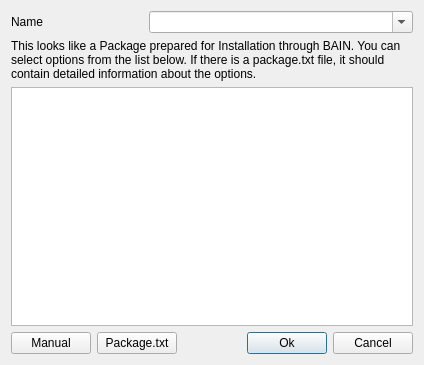
<?xml version="1.0" encoding="UTF-8"?>
<ui version="4.0">
 <class>BainComplexInstallerDialog</class>
 <widget class="QDialog" name="BainComplexInstallerDialog">
  <property name="geometry">
   <rect>
    <x>0</x>
    <y>0</y>
    <width>424</width>
    <height>365</height>
   </rect>
  </property>
  <property name="windowTitle">
   <string>BAIN Package Installer</string>
  </property>
  <layout class="QVBoxLayout" name="verticalLayout">
   <item>
    <layout class="QHBoxLayout" name="horizontalLayout_2" stretch="1,2">
     <item>
      <widget class="QLabel" name="label">
       <property name="text">
        <string>Name</string>
       </property>
      </widget>
     </item>
     <item>
      <widget class="QComboBox" name="nameCombo">
       <property name="editable">
        <bool>true</bool>
       </property>
      </widget>
     </item>
    </layout>
   </item>
   <item>
    <widget class="QLabel" name="label_2">
     <property name="text">
      <string>This looks like a Package prepared for Installation through BAIN. You can select options from the list below. If there is a package.txt file, it should contain detailed information about the options.</string>
     </property>
     <property name="wordWrap">
      <bool>true</bool>
     </property>
    </widget>
   </item>
   <item>
    <widget class="QListWidget" name="optionsList">
     <property name="toolTip">
      <string>Components of this package.</string>
     </property>
     <property name="whatsThis">
      <string>Components of this package.
If there is a component called &quot;00 Core&quot; it is usually required. Options are ordered by priority as set up by the author.</string>
     </property>
    </widget>
   </item>
   <item>
    <layout class="QHBoxLayout" name="horizontalLayout">
     <item>
      <widget class="QPushButton" name="manualBtn">
       <property name="toolTip">
        <string>Opens a Dialog that allows custom modifications.</string>
       </property>
       <property name="whatsThis">
        <string>Opens a Dialog that allows custom modifications.</string>
       </property>
       <property name="text">
        <string>Manual</string>
       </property>
       <property name="autoDefault">
        <bool>false</bool>
       </property>
      </widget>
     </item>
     <item>
      <widget class="QPushButton" name="packageBtn">
       <property name="toolTip">
        <string>The package.txt is often part of BAIN packages and contains details about the options available.</string>
       </property>
       <property name="whatsThis">
        <string>The package.txt is often part of BAIN packages and contains details about the options available.</string>
       </property>
       <property name="text">
        <string notr="true">Package.txt</string>
       </property>
       <property name="autoDefault">
        <bool>false</bool>
       </property>
      </widget>
     </item>
     <item>
      <spacer name="horizontalSpacer">
       <property name="orientation">
        <enum>Qt::Horizontal</enum>
       </property>
       <property name="sizeHint" stdset="0">
        <size>
         <width>40</width>
         <height>20</height>
        </size>
       </property>
      </spacer>
     </item>
     <item>
      <widget class="QPushButton" name="okBtn">
       <property name="text">
        <string>Ok</string>
       </property>
      </widget>
     </item>
     <item>
      <widget class="QPushButton" name="cancelBtn">
       <property name="text">
        <string>Cancel</string>
       </property>
       <property name="autoDefault">
        <bool>false</bool>
       </property>
      </widget>
     </item>
    </layout>
   </item>
  </layout>
 </widget>
 <resources/>
 <connections/>
</ui>
